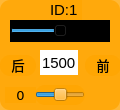
    <widget class="QWidget" name="widget_id1" native="true">
     <property name="geometry">
      <rect>
       <x>15</x>
       <y>345</y>
       <width>120</width>
       <height>110</height>
      </rect>
     </property>
     <property name="minimumSize">
      <size>
       <width>120</width>
       <height>110</height>
      </size>
     </property>
     <property name="maximumSize">
      <size>
       <width>120</width>
       <height>110</height>
      </size>
     </property>
     <property name="styleSheet">
      <string notr="true">background-color: rgb(255, 165, 0, 200);
border-radius:10px;</string>
     </property>
     <property name="inputMethodHints">
      <set>Qt::ImhNone</set>
     </property>
     <widget class="QLabel" name="label_ID1">
      <property name="geometry">
       <rect>
        <x>50</x>
        <y>0</y>
        <width>32</width>
        <height>20</height>
       </rect>
      </property>
      <property name="font">
       <font>
        <family>Arial</family>
        <pointsize>11</pointsize>
       </font>
      </property>
      <property name="styleSheet">
       <string notr="true">background-color: rgb(255, 255, 255， 0);
border-radius:0px;</string>
      </property>
      <property name="text">
       <string>ID:1</string>
      </property>
     </widget>
     <widget class="QSlider" name="horizontalSlider_servo1">
      <property name="geometry">
       <rect>
        <x>10</x>
        <y>20</y>
        <width>100</width>
        <height>22</height>
       </rect>
      </property>
      <property name="layoutDirection">
       <enum>Qt::LeftToRight</enum>
      </property>
      <property name="autoFillBackground">
       <bool>false</bool>
      </property>
      <property name="styleSheet">
       <string notr="true">background-color: rgb(0, 0, 0);
border-radius:0px;</string>
      </property>
      <property name="minimum">
       <number>500</number>
      </property>
      <property name="maximum">
       <number>2500</number>
      </property>
      <property name="pageStep">
       <number>1</number>
      </property>
      <property name="value">
       <number>1500</number>
      </property>
      <property name="orientation">
       <enum>Qt::Horizontal</enum>
      </property>
     </widget>
     <widget class="QLineEdit" name="lineEdit_servo1">
      <property name="geometry">
       <rect>
        <x>40</x>
        <y>50</y>
        <width>38</width>
        <height>25</height>
       </rect>
      </property>
      <property name="sizePolicy">
       <sizepolicy hsizetype="Fixed" vsizetype="Fixed">
        <horstretch>0</horstretch>
        <verstretch>0</verstretch>
       </sizepolicy>
      </property>
      <property name="font">
       <font>
        <family>Arial</family>
        <pointsize>11</pointsize>
       </font>
      </property>
      <property name="autoFillBackground">
       <bool>false</bool>
      </property>
      <property name="styleSheet">
       <string notr="true">background-color: rgb(255, 255, 255);
border-radius:0px;</string>
      </property>
      <property name="text">
       <string>1500</string>
      </property>
      <property name="maxLength">
       <number>1000</number>
      </property>
      <property name="alignment">
       <set>Qt::AlignCenter</set>
      </property>
      <property name="dragEnabled">
       <bool>false</bool>
      </property>
      <property name="readOnly">
       <bool>false</bool>
      </property>
     </widget>
     <widget class="QSlider" name="horizontalSlider_deviation1">
      <property name="geometry">
       <rect>
        <x>35</x>
        <y>85</y>
        <width>50</width>
        <height>20</height>
       </rect>
      </property>
      <property name="layoutDirection">
       <enum>Qt::LeftToRight</enum>
      </property>
      <property name="styleSheet">
       <string notr="true">background-color: rgb(255, 255, 255， 0);</string>
      </property>
      <property name="minimum">
       <number>-100</number>
      </property>
      <property name="maximum">
       <number>100</number>
      </property>
      <property name="pageStep">
       <number>1</number>
      </property>
      <property name="orientation">
       <enum>Qt::Horizontal</enum>
      </property>
     </widget>
     <widget class="QLabel" name="label_d1">
      <property name="geometry">
       <rect>
        <x>5</x>
        <y>87</y>
        <width>31</width>
        <height>16</height>
       </rect>
      </property>
      <property name="font">
       <font>
        <family>DejaVu Sans</family>
        <pointsize>10</pointsize>
       </font>
      </property>
      <property name="styleSheet">
       <string notr="true">background-color: rgb(255, 255, 255， 0);</string>
      </property>
      <property name="text">
       <string>0</string>
      </property>
      <property name="alignment">
       <set>Qt::AlignCenter</set>
      </property>
     </widget>
     <widget class="QLabel" name="label_servoL_1">
      <property name="geometry">
       <rect>
        <x>0</x>
        <y>55</y>
        <width>36</width>
        <height>21</height>
       </rect>
      </property>
      <property name="font">
       <font>
        <family>黑体</family>
        <pointsize>10</pointsize>
       </font>
      </property>
      <property name="styleSheet">
       <string notr="true">background-color: rgb(255, 255, 255， 0);</string>
      </property>
      <property name="text">
       <string>&lt;html&gt;&lt;head/&gt;&lt;body&gt;&lt;p align=&quot;center&quot;&gt;后&lt;/p&gt;&lt;/body&gt;&lt;/html&gt;</string>
      </property>
      <property name="alignment">
       <set>Qt::AlignCenter</set>
      </property>
     </widget>
     <widget class="QLabel" name="label_servoR_1">
      <property name="geometry">
       <rect>
        <x>85</x>
        <y>55</y>
        <width>36</width>
        <height>21</height>
       </rect>
      </property>
      <property name="font">
       <font>
        <family>黑体</family>
        <pointsize>10</pointsize>
       </font>
      </property>
      <property name="styleSheet">
       <string notr="true">background-color: rgb(255, 255, 255， 0);</string>
      </property>
      <property name="text">
       <string>&lt;html&gt;&lt;head/&gt;&lt;body&gt;&lt;p align=&quot;center&quot;&gt;前&lt;/p&gt;&lt;/body&gt;&lt;/html&gt;</string>
      </property>
     </widget>
    </widget>
